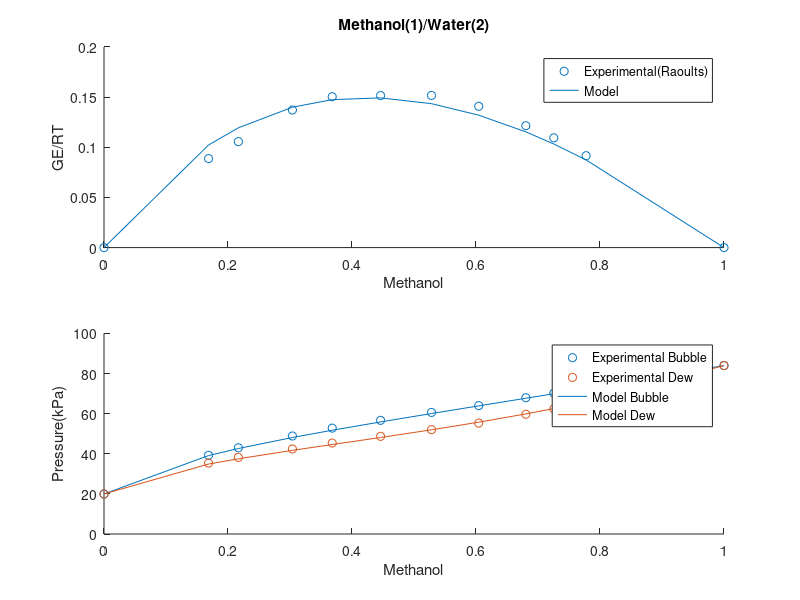

The MATLAB script that drew this image:
%% Wilson Methanol(1)/Water(2) @333.15K
% Methanol(1) & Water(2) @333.15K
clear all
P  = [19.953,39.223,42.984,48.852,52.784,56.652,60.614,63.998,67.924,70.229,72.832,84.562]; % Pressure in kPa
x1 = [0,0.1686,0.2167,0.3039,0.3681,0.4461,0.5282,0.6044,0.6804,0.7255,0.7776,1];
y1E= [0,0.5714,0.6268,0.6943,0.7345,0.7742,0.8085,0.8383,0.8733,0.8922,0.9141,1];
y2E= [1-y1E];
x2 = [1-x1];
T  = 335.15; % K
Zc1 = 0.224; % Methanol Critical Compressibility
Zc2 = 0.230; % Water Critical Compressibility
Tc1= 512.5;  % K
Tc2= 647.27; % K
Vl1= 114;    % cm3/gmol 
Vl2= 56;     % cm3/gmol
R  = 83.14;   % bar*cm3/molK
Tr1= T/Tc1;
Tr2= T/Tc2;
GammaE1 = zeros(1,length(P)); 
GammaE2 = zeros(1,length(P));
GammaR1 = zeros(1,length(P));
GammaR2 = zeros(1,length(P));
GammaMC1= zeros(1,length(P));
GammaMC2= zeros(1,length(P));
GEE     = zeros(1,length(P));
GEM     = zeros(1,length(P));
PbubbleE = zeros(1,length(P));
PdewE    = zeros(1,length(P));
PbubbleM = zeros(1,length(P));
PdewM    = zeros(1,length(P));
%% Solving For Saturated Pressure Using Antoine Eqn in kPa
Psat1 = (10^((7.89750)-((1474.08)/(229.13+(333.15-273.15)))))/7.5006;
Psat2 = (10^((8.01195)-((1698.785)/(231.04+(333.15-273.15)))))/7.5006;

%% Experimental Gamma Values
GammaE1(2:end-1) = ((y1E(2:end-1).*(P(2:end-1)))./((x1(2:end-1).*(Psat1))));
GammaE2(2:end-1) = ((y2E(2:end-1).*(P(2:end-1)))./((x2(2:end-1).*(Psat2))));

%% GE/RT Experimental Calculation 
GEE(2:end-1) = (x1(2:end-1).*log(GammaE1(2:end-1))) + (x2(2:end-1).*log(GammaE2(2:end-1)));

%% Solving For Saturated Liquid Volumes Using Racket Eqn
Vlsat1 = Vl1*Zc1^((1-Tr1)^(2/7)); % cm^3/gmol
Vlsat2 = Vl2*Zc2^((1-Tr2)^(2/7)); % cm^3/gmol
%% Optimization With OBJ Function
Fun  = @(h) (sum((((-x1(2:end-1).*(log(x1(2:end-1) + ((Vlsat2./Vlsat1).*exp(-h(1)./(R*T))).*x2(2:end-1)))) - (x2(2:end-1).*(log(x2(2:end-1) + ((Vlsat1./Vlsat2).*exp(-h(2)./(R*T))).*x1(2:end-1))))) - GEE(2:end-1))./GEE(2:end-1)).^2)./(length(P)-2); 
h0   = [5,5];
[Solu,OBJ,l] =fminsearch(Fun,h0);

%% Setting Wilson Constants
Alph1 = (Vlsat2/Vlsat1)*exp(-Solu(1)/(R*T));
Alph2 = (Vlsat1/Vlsat2)*exp(-Solu(2)/(R*T));
%% Calculating Gibbs Excess Model
GEM(2:end-1) = (-x1(2:end-1).*log(x1(2:end-1)+Alph1.*x2(2:end-1))) - (x2(2:end-1).*log(x2(2:end-1)+Alph2.*x1(2:end-1)));
%% Calculating Gamma Values
GammaR1 = -log(x1 + Alph1.*x2) + x2.*((Alph1./(x1+Alph1.*x2)) - (Alph2./(x2+Alph2*x1)));
GammaR2 = -log(x2 + Alph2.*x1) - x1.*((Alph1./(x1+Alph1.*x2)) - (Alph2./(x2+Alph2.*x1)));
GammaMC1 = exp(GammaR1);
GammaMC2 = exp(GammaR2);

%% Solving For Experimental Bubble Pressure
PbubbleE(2:end-1) = (x1(2:end-1).*GammaE1(2:end-1).*Psat1) + ((x2(2:end-1)).*GammaE2(2:end-1).*Psat2);
PbubbleE(1)       = Psat2;
PbubbleE(end)     = Psat1;

%% Solving For Vapor Mole Fraction 
y1E = (x1.*GammaE1.*Psat1)./(PbubbleE);
y2E = (1-y1E);

%% Solving For Experimental Dew Pressure
PdewE(2:end-1) = 1./((y1E(2:end-1)./Psat1)+(y2E(2:end-1)./Psat2));
PdewE(1)       = Psat2;
PdewE(end)     = Psat1;

%% Solving For Model Bubble Pressure
PbubbleM(2:end-1) = x1(2:end-1).*GammaMC1(2:end-1).*Psat1 + x2(2:end-1).*GammaMC2(2:end-1).*Psat2;
PbubbleM(1)       = Psat2;
PbubbleM(end)     = Psat1;

%% Solving For Model Vapor Mole fractions
y1M = (x1.*GammaMC1.*Psat1)./(PbubbleM);
y2M = 1-y1M;

%% Solving For Model Dew Pressure
PdewM(2:end-1) = 1./((y1M(2:end-1)./Psat1)+(y2M(2:end-1)./Psat2));
PdewM(1)       = Psat2;
PdewM(end)     = Psat1;

%% Plotting
subplot(2,1,1)
scatter(x1,GEE)
hold on
plot(x1,GEM)
title('Methanol(1)/Water(2)')
xlabel('Methanol')
ylabel('GE/RT')
legend('Experimental(Raoults)','Model')
hold off

subplot(2,1,2)
hold on
scatter(x1,PbubbleE)
scatter(x1,PdewE)
plot(x1,PbubbleM)
plot(x1,PdewM)
xlabel('Methanol')
ylabel('Pressure(kPa)')
legend('Experimental Bubble', 'Experimental Dew','Model Bubble','Model Dew')
hold off

fprintf('Here we see the model fits the data well')
